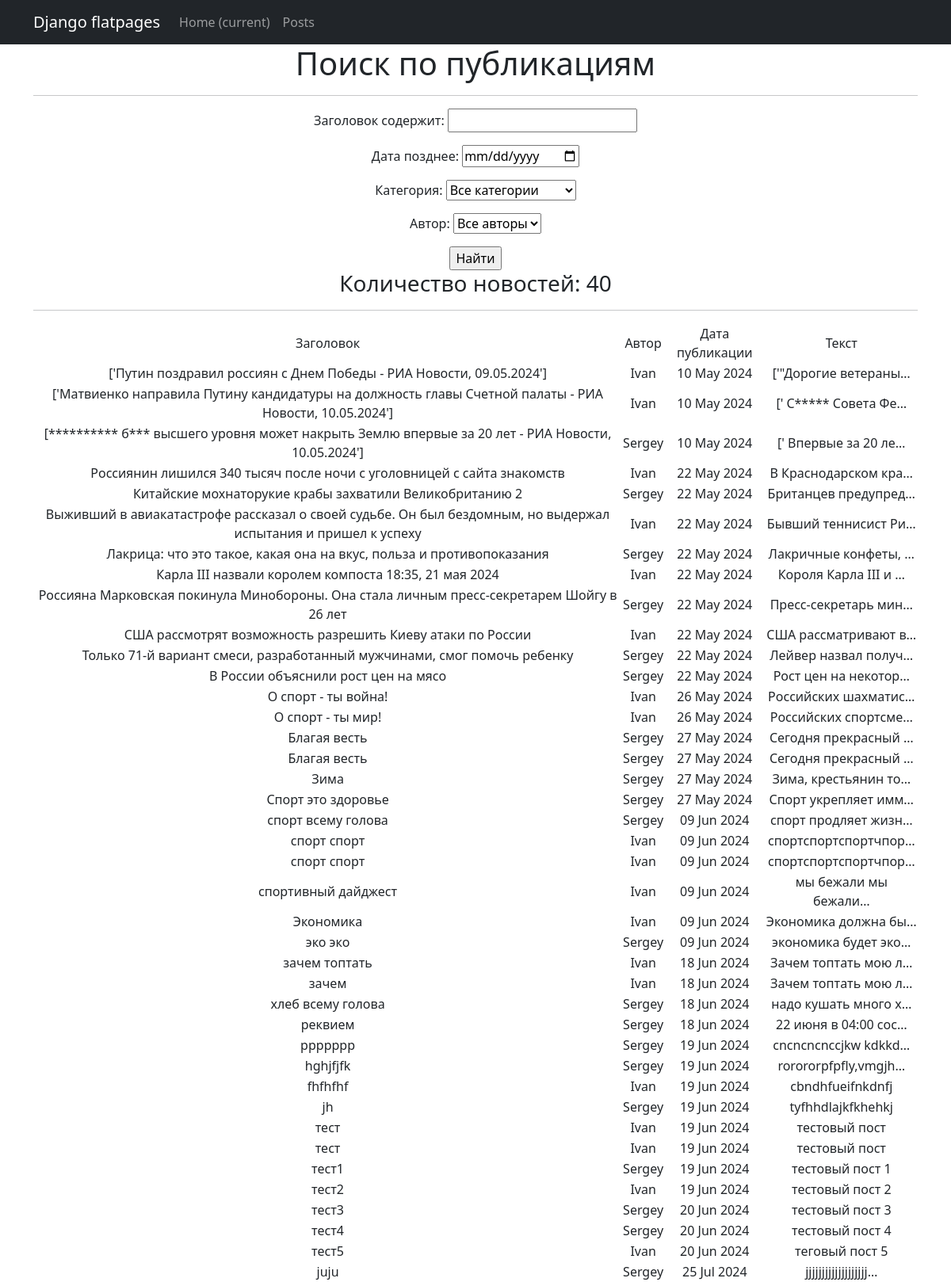
Page /posts/search/ on the earlier database version.
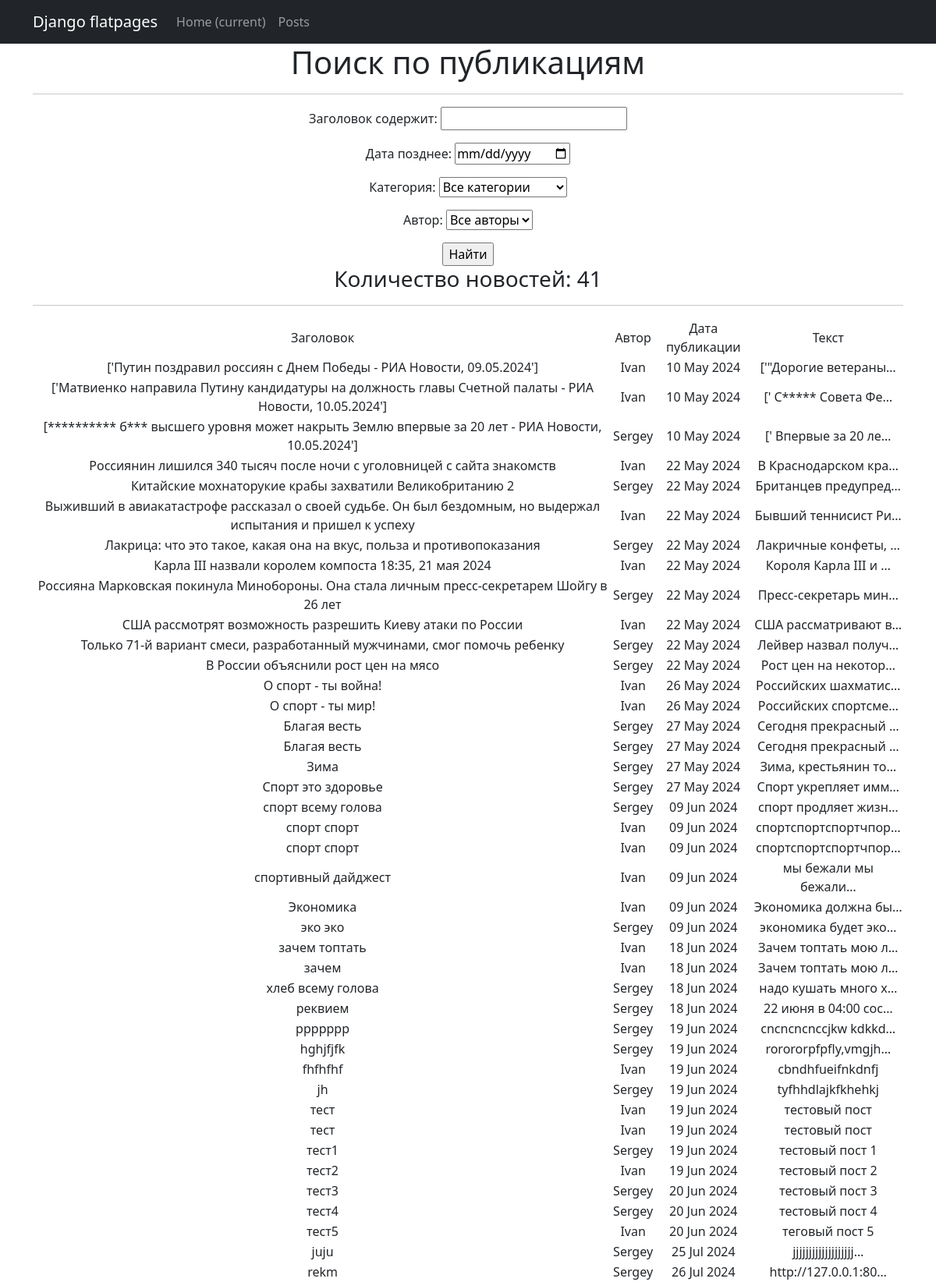
Same page on the later database version.
### news_project/models.py (models this page shows, shortened)
class Post(models.Model):
    NEWS = 'NE'
    ARTICLE = 'AR'
    CHOICE_TYPE = [
        (NEWS, 'Новость'),
        (ARTICLE, 'Статья'),
    ]
    postType = models.CharField(max_length=2, choices=CHOICE_TYPE, default='ARTICLE')
    postAuthor = models.ForeignKey(Author, on_delete=models.CASCADE)
    postCategory = models.ManyToManyField(Category, through='PostCategory')
    autoDate = models.DateTimeField(auto_now_add=True)
    title = models.CharField(max_length=128)
    postText = models.TextField()
    postRating = models.SmallIntegerField(default=0)

class Author(models.Model):
    authorUser = models.OneToOneField(User, on_delete=models.CASCADE)
    ratingAuthor = models.SmallIntegerField(default=0)
    def __str__(self):
        return self.authorUser.username

### news_project/views.py (the view)
# urls.py: path('search/', PostsSearch.as_view(), name='posts_search'),
class PostsSearch(ListView):
    model = Post
    context_object_name = 'posts'
    template_name = 'search.html'
    def get_queryset(self):
        queryset = super().get_queryset()
        self.filterset = PostFilter(self.request.GET, queryset)
        return self.filterset.qs
    def get_context_data(self, **kwargs):
        context = super().get_context_data(**kwargs)
        context['filterset'] = self.filterset
        return context

### news_project/models.py (called while the page is built)
    def __str__(self):
        return self.get_categoryName_display()

### news_project/templatetags/custom_filters.py (called while the page is built)
@register.filter()
def censor(text):
    if type(text) is not str:
        raise TypeError('Переменная может иметь только строковый тип')
    else:
        new_text = text.split()
        censored_text = []
        for word in new_text:
            nw = word.lower()
            if nw.translate(str.maketrans('', '', string.punctuation)) in CENSORED_WORDS:
                new_word = word[0] + '*' * (len(word[1:]))
                censored_text.append(new_word)
            else:
                censored_text.append(word)
    return ' '.join(censored_text)

### templates/search.html (shortened to what this page needs)
{% extends 'flatpages/default.html' %}
{% load custom_filters %}!
{% block content %}
    <h1>Поиск по публикациям</h1>
    <hr>
    <form action="" method="get">
        {{ filterset.form.as_p}}
        <input type="submit" value="Найти"/>
    </form>
    <h3>Количество новостей: {{ posts|length }}</h3>
    <hr>
    {% if posts %}
       <table>
           <tr>
               <td>Заголовок</td>
               <td>Автор</td>
               <td>Дата публикации</td>
               <td>Текст</td>
           </tr>
           {% for post in posts %}
           <tr>
               <td>{{ post.title|censor }}</td>
               <td>{{ post.postAuthor }}</td>
               <td>{{ post.autoDate|date:'d M Y' }}</td>
               <td>{{ post.postText|truncatechars:20|censor }}</td>
           </tr>
           {% endfor %}
       </table>
    {% else %}
       <h2>Публикаций нет!</h2>
    {% endif %}
{% endblock content %}

Differences in the rows shown:
added Post: title|censor "rekm", postAuthor "Sergey", autoDate "26 Jul 2024", postText|censor "http://127.0.0.1:80…"
Other differences:
{{ posts|length }}: "40" → "41"
